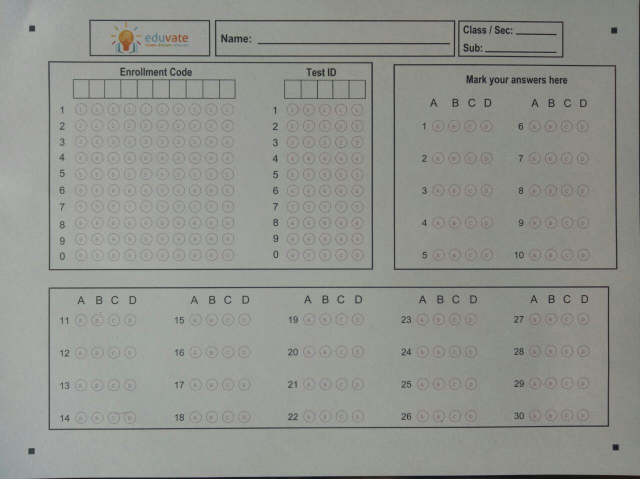
#> input picture data/Blank OMR Sample.jpeg, 1280 x 958 px (shown at 1/2 size)
$ python -i omr_main.py   (imports and definitions only)
#> lines starting #> are read from the running program, lines starting #| are printed output that depends on the picture; after the words box and inside, x2 and y2 are one past the last pixel; in counts of white or black regions, pixels touching at a corner belong together
#> further down, picture is the input picture: shape (958, 1280, 3); mean B, G, R 142, 146.9, 145.4
### util.py
import cv2
import numpy as np

## TO STACK ALL THE IMAGES IN ONE WINDOW
# [35 lines left out: function stackImages, not called in this run]

def rectContour(contours):

    rectCon = []
    max_area = 0
    for i in contours:
        area = cv2.contourArea(i)
        if area > 3000:
            peri = cv2.arcLength(i, True)
            approx = cv2.approxPolyDP(i, 0.02 * peri, True)
            if len(approx) == 4:
                rectCon.append(i)
    rectCon = sorted(rectCon, key=cv2.contourArea,reverse=True)
    return rectCon

# [10 lines left out: function circularContours, not called in this run]


def getCornerPoints(cont):
    peri = cv2.arcLength(cont, True) # LENGTH OF CONTOUR
    approx = cv2.approxPolyDP(cont, 0.02 * peri, True) # APPROXIMATE THE POLY TO GET CORNER POINTS
    return approx

def reorder(myPoints):

    myPoints = myPoints.reshape((4, 2)) # REMOVE EXTRA BRACKET
    #print(myPoints)
    myPointsNew = np.zeros((4, 1, 2), np.int32) # NEW MATRIX WITH ARRANGED POINTS
    add = myPoints.sum(1)
    #print(add)
    #print(np.argmax(add))
    myPointsNew[0] = myPoints[np.argmin(add)]  #[0,0]
    myPointsNew[3] =myPoints[np.argmax(add)]   #[w,h]
    diff = np.diff(myPoints, axis=1)
    myPointsNew[1] =myPoints[np.argmin(diff)]  #[w,0]
    myPointsNew[2] = myPoints[np.argmax(diff)] #[h,0]

    return myPointsNew

def splitBoxes(img,r,c):
    rows = np.vsplit(img,r)
    boxes=[]
    for r in rows:
        cols= np.hsplit(r,c)
        for box in cols:
            boxes.append(box)
    return boxes

def getArray(rows,columns,boxes):
    countR=0
    countC=0
    choices = columns
    myPixelVal = np.zeros((rows,columns))
    for image in boxes:
        totalPixels = cv2.countNonZero(image)
        myPixelVal[countR][countC]= totalPixels
        countC += 1
        if (countC==choices):countC=0;countR +=1

    return myPixelVal

### omr_main.py
import cv2
import numpy as np
import util
import imutils
from PIL import Image

def result(img):
    width = 700
    height = 700
    img = cv2.resize(img,(width,height))
    img_cont = img.copy()
    img_cp = img.copy()
    img_gray = cv2.cvtColor(img,cv2.COLOR_BGR2GRAY)
    img_blur = cv2.GaussianBlur(img_gray,(5,5),1)
    img_edge = cv2.Canny(img_blur,1,30)
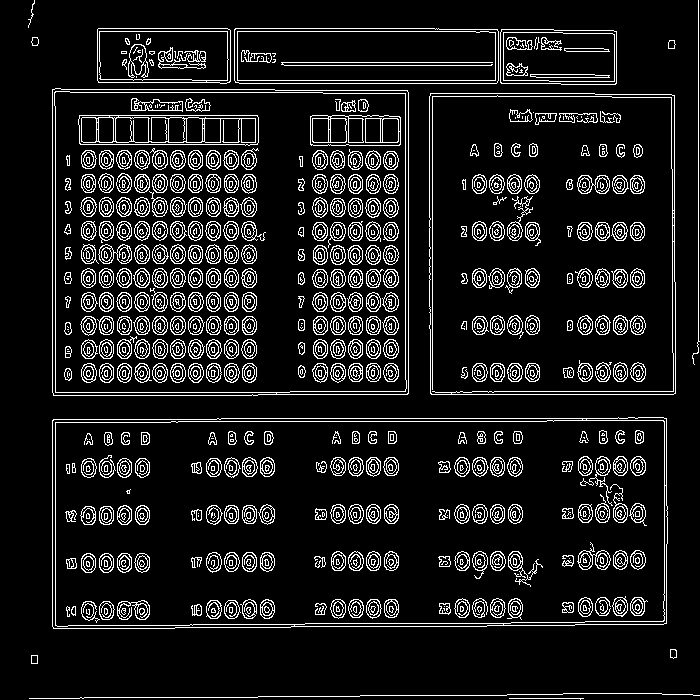
#> img_edge: shape (700, 700); 10.7% white in thin lines or dots

    contours , hierarchy = cv2.findContours(img_edge,cv2.RETR_EXTERNAL,cv2.CHAIN_APPROX_NONE)
#> contours = 14 contours, 4 with area under 20; largest, box (x1, y1, x2, y2) and area: (52, 417, 668, 629) 127701, (52, 88, 409, 396) 108652, (429, 93, 676, 395) 73678, (234, 28, 499, 84) 14448, (97, 28, 231, 84) 7184
    cv2.drawContours(img_cont,contours,-1,(0,255,0),5)
#> img_cont: shape (700, 700, 3); mean of channels 0, 1, 2 131.1, 158.8, 134.3

    r = util.rectContour(contours)
#> the loop in rectContour, `for i in contours:` made 14 passes
#> (area, peri, approx) on passes 5, 6, 7, 10, 11, 12: (127701, 1649.1, [[666, 418], [53, 419], [52, 626], [666, 623]]), (73678.5, 1098.2, [[430, 93], [430, 393], [675, 393], [674, 95]]), (108652.5, 1322.7, [[52, 89], [53, 395], [408, 393], [407, 90]]), (6251, 338.5, [[501, 29], [501, 83], [616, 83], [616, 31]]), (14447.5, 635.6, [[234, 29], [239, 83], [498, 80], [497, 29]]), (7183.5, 371.9, [[97, 29], [98, 82], [230, 81], [227, 28]])
#> area on passes 3, 4, 8, 9: 48, 48.5, 47.5, 47
#> after the loop in rectContour, `for i in contours:`: rectCon = 6 contours; box (x1, y1, x2, y2) and area: (52, 417, 668, 629) 127701, (52, 88, 409, 396) 108652, (429, 93, 676, 395) 73678, (234, 28, 499, 84) 14448, (97, 28, 231, 84) 7184, (500, 29, 617, 85) 6251
#> r has the same summary as rectCon in rectContour

    rlist = []
    #drawing rectangular contours on img_cp
    for i in range(len(r)):
        rc = util.getCornerPoints(r[i])
        cv2.drawContours(img_cp,r[i],-1,(255,0,0),5)
        rc = util.reorder(rc)
        rlist.append(rc)
#> this loop made 6 passes
#> (peri in getCornerPoints, rc, myPoints in reorder, add in reorder, diff in reorder) on passes 1 to 4: (1649.1, [[53, 419], [666, 418], [52, 626], [666, 623]], [[666, 418], [53, 419], [52, 626], [666, 623]], [1084, 472, 678, 1289], [-248, 366, 574, -43]), (1322.7, [[52, 89], [407, 90], [53, 395], [408, 393]], [[52, 89], [53, 395], [408, 393], [407, 90]], [141, 448, 801, 497], [37, 342, -15, -317]), (1098.2, [[430, 93], [674, 95], [430, 393], [675, 393]], [[430, 93], [430, 393], [675, 393], [674, 95]], [523, 823, 1068, 769], [-337, -37, -282, -579]), (635.6, [[234, 29], [497, 29], [239, 83], [498, 80]], [[234, 29], [239, 83], [498, 80], [497, 29]], [263, 322, 578, 526], [-205, -156, -418, -468])
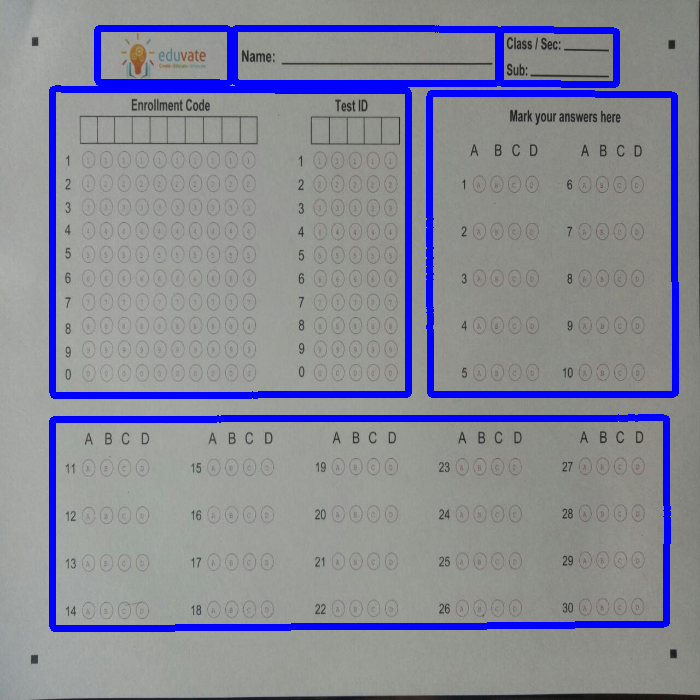
#> img_cp: shape (700, 700, 3); mean of channels 0, 1, 2 151.9, 137.2, 135.8; drawn as B, G, R
#> after the loop, rlist = 6 contours, 2 with area under 20; largest, box (x1, y1, x2, y2) and area: (430, 93, 676, 394) 150, (52, 418, 667, 627) 102, (234, 29, 499, 84) 100, (97, 28, 231, 83) 53

    #11-14
    pts_1 = np.float32(rlist[0])
#> pts_1 = [[53, 419], [666, 418], [52, 626], [666, 623]]
    pts_2 = np.float32([[0, 0],[width, 0], [0, height],[width, height]])
    matrix = cv2.getPerspectiveTransform(pts_1, pts_2) # GET TRANSFORMATION MATRIX
#> matrix = [[1.13, 0.00548, -62.38], [0.00554, 3.4, -1423], [-1.57e-05, 7.82e-06, 1]]
    imgWarpColored_details = cv2.warpPerspective(img, matrix, (width, 1000))
    r0 = cv2.cvtColor(imgWarpColored_details,cv2.COLOR_BGR2GRAY)
    r01 = r0[124:700,29:121]
    r01_thresh = cv2.threshold(r01,100,255,cv2.THRESH_BINARY_INV)[1]
#> r01_thresh: shape (576, 92); every value is 0
    box_r01 = util.splitBoxes(r01_thresh,4,4)
#> in splitBoxes, `rows = np.vsplit(img,r)`: rows = 4 items
#> the loop in splitBoxes, `for r in rows:` made 4 passes
#> after the loop in splitBoxes, `for r in rows:`: boxes = 16 items
#> box_r01 = 16 items
    ans11_14 = util.getArray(4,4,box_r01)
#> the loop in getArray, `for image in boxes:` made 16 passes
#> after the loop in getArray, `for image in boxes:`: countC = 0; countR = 4; myPixelVal = [[0, 0, 0, 0], [0, 0, 0, 0], [0, 0, 0, 0], [0, 0, 0, 0]]
#> ans11_14 has the same summary as myPixelVal in getArray

    #15-18
    r02 = r0[124:700,171:263]
    r02_thresh = cv2.threshold(r02,100,255,cv2.THRESH_BINARY_INV)[1]
#> r02_thresh: shape (576, 92); 0.14% white in thin lines or dots, all inside (x1, y1, x2, y2) = (10, 575, 92, 576)
    box_r02 = util.splitBoxes(r02_thresh,4,4)
#> the loop in splitBoxes (call 2), `for r in rows:` made 4 passes
#> box_r02 = 16 items
    ans15_18 = util.getArray(4,4,box_r02)
#> the loop in getArray (call 2), `for image in boxes:` made 16 passes
#> totalPixels on passes 1 to 12: 0, 0, 0, 0, 0, 0, 0, 0, 0, 0, 0, 0
#> ans15_18 = [[0, 0, 0, 0], [0, 0, 0, 0], [0, 0, 0, 0], [12, 18, 23, 23]]

    #19-22
    r03 = r0[124:700,313:405]
    r03_thresh = cv2.threshold(r03,100,255,cv2.THRESH_BINARY_INV)[1]
#> r03_thresh: shape (576, 92); 0.35% white; 1 white region, box (x1, y1, x2, y2) and area: (0, 574, 92, 576) 184
    box_r03 = util.splitBoxes(r03_thresh,4,4)
#> box_r03 = 16 items
    ans19_22 = util.getArray(4,4,box_r03)
#> ans19_22 = [[0, 0, 0, 0], [0, 0, 0, 0], [0, 0, 0, 0], [46, 46, 46, 46]]

    #23-26
    r04 = r0[124:700,455:547]
    r04_thresh = cv2.threshold(r04,100,255,cv2.THRESH_BINARY_INV)[1]
#> r04_thresh: shape (576, 92); 0.39% white; 3 white regions (2 under 20 px), largest, box (x1, y1, x2, y2) and area: (0, 573, 92, 576) 201
    box_r04 = util.splitBoxes(r04_thresh,4,4)
#> box_r04 = 16 items
    ans23_26 = util.getArray(4,4,box_r04)
#> ans23_26 = [[0, 0, 2, 0], [0, 0, 0, 0], [0, 0, 0, 0], [45, 48, 48, 64]]

    #27-30
    r05 = r0[124:700,597:689]
    r05_thresh = cv2.threshold(r05,100,255,cv2.THRESH_BINARY_INV)[1]
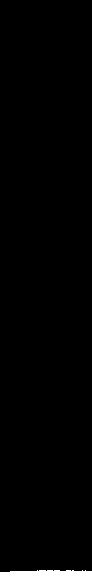
#> r05_thresh: shape (576, 92); 0.9% white; 1 white region, box (x1, y1, x2, y2) and area: (0, 570, 92, 576) 479
    box_r05 = util.splitBoxes(r05_thresh,4,4)
#> box_r05 = 16 items
    ans27_30 = util.getArray(4,4,box_r05)
#> ans27_30 = [[0, 0, 0, 0], [0, 0, 0, 0], [0, 0, 0, 0], [105, 123, 130, 121]]

    #information
    pts_11 = np.float32(rlist[1])
#> pts_11 = [[52, 89], [407, 90], [53, 395], [408, 393]]
    pts_21 = np.float32([[0, 0],[width, 0], [0, height],[width, height]])
    matrix = cv2.getPerspectiveTransform(pts_11, pts_21) # GET TRANSFORMATION MATRIX
#> matrix = [[1.95, -0.00637, -100.8], [-0.00643, 2.28, -203], [-2.76e-05, 1.81e-07, 1]]
    imgWarpColored_details1 = cv2.warpPerspective(img, matrix, (width, 1000))
    r1 = cv2.cvtColor(imgWarpColored_details1,cv2.COLOR_BGR2GRAY)

    #enrollment_no
    r11 = r1[140:680,50:400]
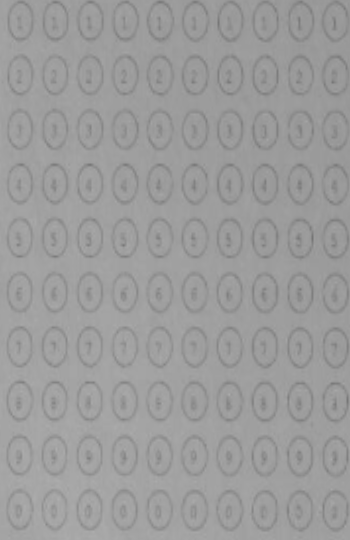
#> r11: shape (540, 350); min 116, max 174, mean 155.7
    r11_thresh = cv2.threshold(r11,100,255,cv2.THRESH_BINARY_INV)[1]
#> r11_thresh: shape (540, 350); every value is 0
    box_r11 = util.splitBoxes(r11_thresh,10,10)
#> box_r11 = 100 items
    enrollment_no = np.array(util.getArray(10,10,box_r11))
    en = enrollment_no.T
    enl = []
    for i in range(10):
        enl.append(str((np.argmax(en[i])+1)%10))
        eno = "".join(enl)
#> after the loop, enl = ['1', '1', '1', '1', '1', '1', '1', '1', '1', '1']

    #test_id
    r12 = r1[140:680,500:690]
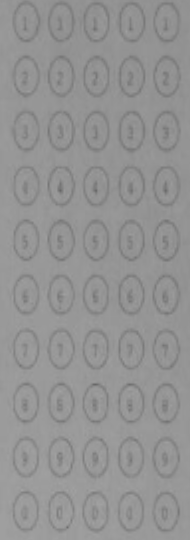
#> r12: shape (540, 190); min 103, max 162, mean 146.9
    r12_thresh = cv2.threshold(r12,100,255,cv2.THRESH_BINARY_INV)[1]
#> r12_thresh: shape (540, 190); every value is 0
    box_r12 = util.splitBoxes(r12_thresh,10,5)
#> box_r12 = 50 items
    test_id = np.array(util.getArray(10,5,box_r12))
#> test_id = [[0, 0, 0, 0, 0], [0, 0, 0, 0, 0], [0, 0, 0, 0, 0], [0, 0, 0, 0, 0], [0, 0, 0, 0, 0], [0, 0, 0, 0, 0], [0, 0, 0, 0, 0], [0, 0, 0, 0, 0], [0, 0, 0, 0, 0], [0, 0, 0, 0, 0]]
    tid = test_id.T
    til = []
    for i in range(5):
        til.append(str((np.argmax(tid[i])+1)%10))
#> after the loop, til = ['1', '1', '1', '1', '1']
    tids = "".join(til)


    pts_13 = np.float32(rlist[2])
#> pts_13 = [[430, 93], [674, 95], [430, 393], [675, 393]]
    pts_23 = np.float32([[0, 0],[width, 0], [0, height],[width, height]])
#> pts_23 = [[0, 0], [700, 0], [0, 700], [700, 700]]
    matrix = cv2.getPerspectiveTransform(pts_13, pts_23) # GET TRANSFORMATION MATRIX
#> matrix = [[2.82, 1.16e-16, -1212.6], [-0.019, 2.32, -207.5], [-2.71e-05, 1.36e-05, 1]]
    imgWarpColored_details2 = cv2.warpPerspective(img, matrix, (width, 1000))
    r2 = cv2.cvtColor(imgWarpColored_details2,cv2.COLOR_BGR2GRAY)

    #1-5
    r21 = r2[190:690,120:320]
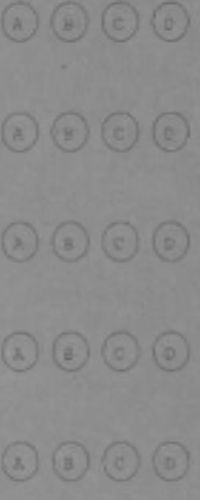
#> r21: shape (500, 200); min 105, max 154, mean 139
    r21_thresh = cv2.threshold(r21,100,255,cv2.THRESH_BINARY_INV)[1]
#> r21_thresh: shape (500, 200); every value is 0
    box_r21 = util.splitBoxes(r21_thresh,5,4)
#> box_r21 = 20 items
    ans1_5 = util.getArray(5,4,box_r21)
#> ans1_5 = [[0, 0, 0, 0], [0, 0, 0, 0], [0, 0, 0, 0], [0, 0, 0, 0], [0, 0, 0, 0]]
    #print(ans1_5)

    #6-10
    r22 = r2[190:690,420:620]
    r22_thresh = cv2.threshold(r22,100,255,cv2.THRESH_BINARY_INV)[1]
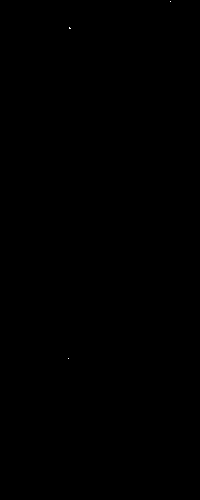
#> r22_thresh: shape (500, 200); 0.01% white in thin lines or dots, all inside (x1, y1, x2, y2) = (68, 1, 171, 359)
    box_r22 = util.splitBoxes(r22_thresh,5,4)
#> box_r22 = 20 items
    ans6_10 = util.getArray(5,4,box_r22)
    # [4 lines of commented-out code are left out]

    a1 = np.array(ans1_5)
    a2 = np.array(ans6_10)
    a3 = np.array(ans11_14)
    a4 = np.array(ans15_18)
    a5 = np.array(ans19_22)
    a6 = np.array(ans23_26)
    a7 = np.array(ans27_30)

    options = ['a','b','c','d']
    answers = []
    for i in range(5):
        if( np.max(a1[i])!=0):
            answers.append(options[np.argmax(a1[i])])
        else:
            answers.append('x')
    for i in range(5):
        if( np.max(a2[i])!=0):
            answers.append(options[np.argmax(a2[i])])
        else:
            answers.append('x')

    for i in range(4):
        if( np.max(a3[i])!=0):
            answers.append(options[np.argmax(a3[i])])
        else:
            answers.append('x')


    for i in range(4):
        if( np.max(a4[i])!=0):
            answers.append(options[np.argmax(a4[i])])
        else:
            answers.append('x')


    for i in range(4):
        if( np.max(a5[i])!=0):
            answers.append(options[np.argmax(a5[i])])
        else:
            answers.append('x')

    for i in range(4):
        if( np.max(a6[i])!=0):
            answers.append(options[np.argmax(a6[i])])
        else:
            answers.append('x')

    for i in range(4):
        if( np.max(a7[i])!=0):
            answers.append(options[np.argmax(a7[i])])
        else:
            answers.append('x')
    return eno,tids,answers

>>> import cv2
>>> picture = cv2.imread('data/Blank OMR Sample.jpeg')
>>> result = result(picture)
